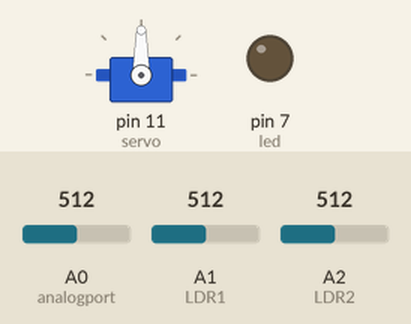
Bench run of a sketch on a simulated Arduino Uno, built with avr-gcc and run on an emulated ATmega328P. On the bench: servo, output pins drawn as LEDs (lit = HIGH). Inputs (shaded band) come from the test bench; at power-on: A0 (analogport) = 512, A1 (LDR1) = 512, A2 (LDR2) = 512. What the sketch prints to the serial monitor is not drawn.

Above: at 2.2 s.
2.3 s: A0 (analogport) set to 481
At 3.6 s:
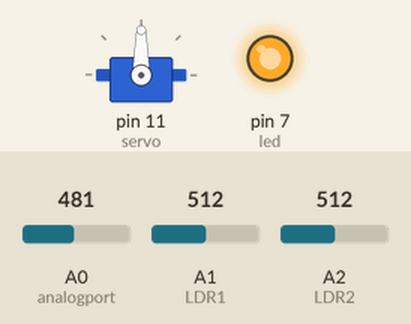
4.6 s: A1 (LDR1) set to 492
At 5.7 s:
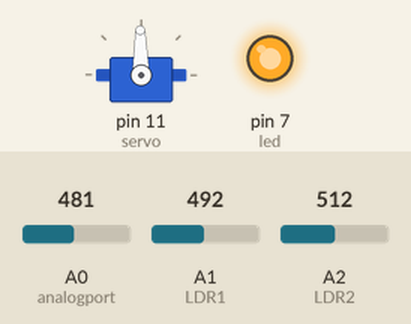
8.9 s: A0 (analogport) set to 510
At 11.1 s:
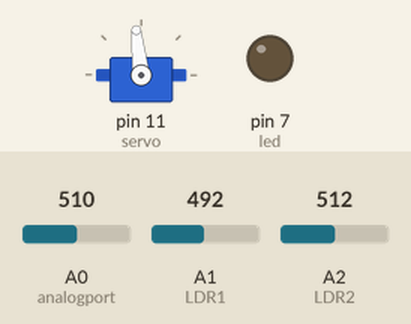
13.2 s: A0 (analogport) set to 490
At 17.4 s:
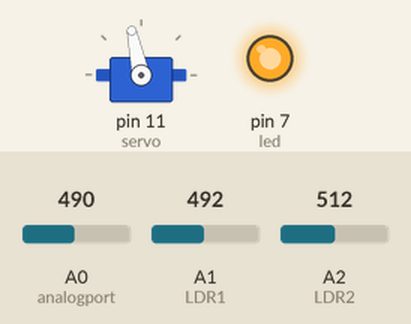
17.5 s: A0 (analogport) set to 511
At 20.1 s:
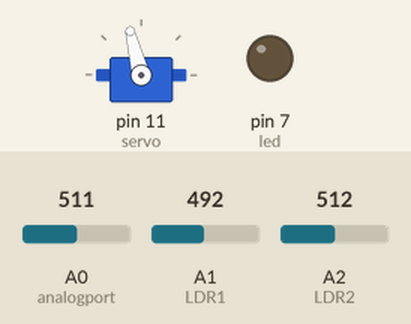
21.8 s: A2 (LDR2) set to 306
Timing chart, 0 to 53.2 s (numbered marks = the images above; inputs shaded):
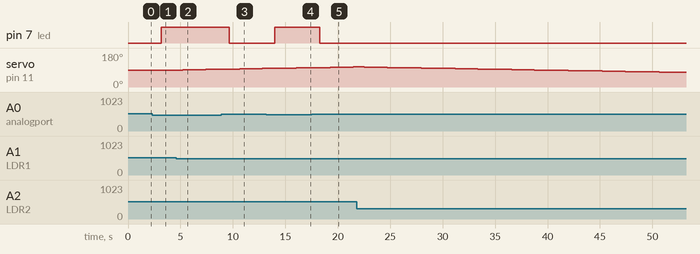

The sketch:

Board_2_Arduino.ino
```cpp
/******************************** PIR Detection ************************************/


/******************************** Solar Tracking ************************************/
#include <Servo.h>
#define LDR1 A1
#define LDR2 A2
#define error 10
int Spoint =  90;
Servo servo;
/******************************** Lights In Darkness ************************************/
int analogport = A0;
int sensorvalue = 0;
int led =7;

void setup() {
    Serial.begin(9600);
    pinMode(led,OUTPUT);
/*************************************************/
    servo.attach(11);
//Set the starting point of the servo
    servo.write(Spoint);
    delay(1000);

}

void loop() {

/******************************** Lights In Darkness ************************************/

    sensorvalue = analogRead(analogport);
    Serial.print("Analog Value : ");
    Serial.print(sensorvalue);
    if(sensorvalue <500) {
      digitalWrite(led,HIGH);
    }
    else {
      digitalWrite(led,LOW);
    }
    delay(1000);

 /******************************** Solar Tracking ************************************/

  int ldr1 = analogRead(LDR1);
//Get the LDR sensor value
  int ldr2 = analogRead(LDR2);

//Get the difference of these values
  int value1 = abs(ldr1 - ldr2);
  int value2 = abs(ldr2 - ldr1);

//Check these values using a IF condition
  if ((value1 <= error) || (value2 <= error)) {

  } else {
    if (ldr1 > ldr2) {
      Spoint = --Spoint;
    }
    if (ldr1 < ldr2) {
      Spoint = ++Spoint;
    }
  }
//Write values on the servo motor
  servo.write(Spoint);
  delay(80);


  /******************************** PIR Detection ************************************/


}
```

Measured:
- the behaviour switches between 500 and 499 on A0 (analogport) (found by bisection; images 0 and 1)
- after the input at 2.3 s, pin 7 (led): LOW → HIGH after 0.86 s
- after the input at 4.6 s, servo on pin 11 (servo): 90° → 91° after 0.64 s, → 92° 1.1 s later, → 93° 1.1 s later, → 94° 1.1 s later
- after the input at 8.9 s, pin 7 (led): HIGH → LOW after 0.75 s
- after the input at 13.2 s, pin 7 (led): LOW → HIGH after 0.77 s
- after the input at 17.5 s, pin 7 (led): HIGH → LOW after 0.79 s
